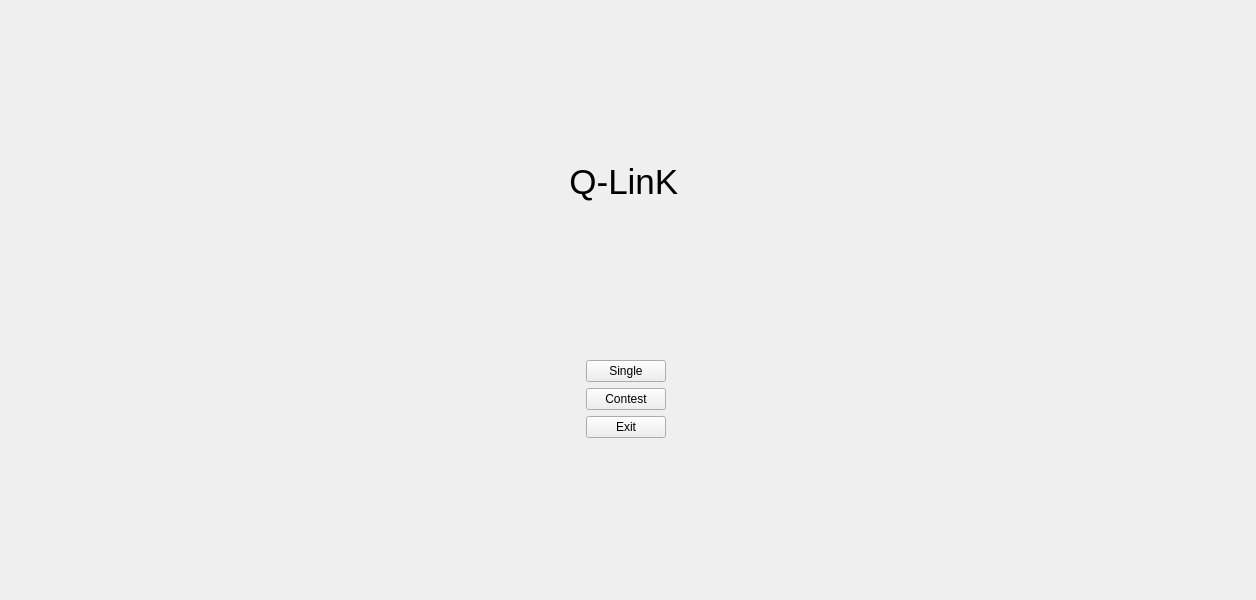
<?xml version="1.0" encoding="UTF-8"?>
<ui version="4.0">
    <class>Menu</class>
    <widget class="QWidget" name="Menu">
        <property name="geometry">
            <rect>
                <x>0</x>
                <y>0</y>
                <width>1256</width>
                <height>600</height>
            </rect>
        </property>
        <property name="minimumSize">
            <size>
                <width>800</width>
                <height>600</height>
            </size>
        </property>
        <property name="maximumSize">
            <size>
                <width>1920</width>
                <height>1080</height>
            </size>
        </property>
        <property name="contextMenuPolicy">
            <enum>Qt::NoContextMenu</enum>
        </property>
        <property name="windowTitle">
            <string>Menu</string>
        </property>
        <layout class="QVBoxLayout" name="verticalLayout_2">
            <property name="leftMargin">
                <number>6</number>
            </property>
            <item>
                <spacer name="verticalSpacer_2">
                    <property name="orientation">
                        <enum>Qt::Vertical</enum>
                    </property>
                    <property name="sizeHint" stdset="0">
                        <size>
                            <width>20</width>
                            <height>40</height>
                        </size>
                    </property>
                </spacer>
            </item>
            <item>
                <widget class="QLabel" name="title">
                    <property name="text">
                        <string>&lt;html&gt;&lt;head/&gt;&lt;body&gt;&lt;p align=&quot;center&quot;&gt;&lt;span style=&quot;
                            font-size:26pt;&quot;&gt;Q-LinK&lt;/span&gt;&lt;/p&gt;&lt;/body&gt;&lt;/html&gt;
                        </string>
                    </property>
                </widget>
            </item>
            <item>
                <spacer name="verticalSpacer_1">
                    <property name="orientation">
                        <enum>Qt::Vertical</enum>
                    </property>
                    <property name="sizeHint" stdset="0">
                        <size>
                            <width>20</width>
                            <height>40</height>
                        </size>
                    </property>
                </spacer>
            </item>
            <item>
                <layout class="QHBoxLayout" name="horizontalLayout">
                    <item>
                        <spacer name="horizontalSpacer_1">
                            <property name="orientation">
                                <enum>Qt::Horizontal</enum>
                            </property>
                            <property name="sizeHint" stdset="0">
                                <size>
                                    <width>40</width>
                                    <height>20</height>
                                </size>
                            </property>
                        </spacer>
                    </item>
                    <item>
                        <layout class="QVBoxLayout" name="verticalLayout_4">
                            <item>
                                <widget class="QPushButton" name="singleButton">
                                    <property name="text">
                                        <string>Single</string>
                                    </property>
                                </widget>
                            </item>
                            <item>
                                <widget class="QPushButton" name="contestButton">
                                    <property name="text">
                                        <string>Contest</string>
                                    </property>
                                </widget>
                            </item>
                            <item>
                                <widget class="QPushButton" name="exitButton">
                                    <property name="text">
                                        <string>Exit</string>
                                    </property>
                                </widget>
                            </item>
                        </layout>
                    </item>
                    <item>
                        <spacer name="horizontalSpacer_2">
                            <property name="orientation">
                                <enum>Qt::Horizontal</enum>
                            </property>
                            <property name="sizeHint" stdset="0">
                                <size>
                                    <width>40</width>
                                    <height>20</height>
                                </size>
                            </property>
                        </spacer>
                    </item>
                </layout>
            </item>
            <item>
                <spacer name="verticalSpacer_3">
                    <property name="orientation">
                        <enum>Qt::Vertical</enum>
                    </property>
                    <property name="sizeHint" stdset="0">
                        <size>
                            <width>20</width>
                            <height>40</height>
                        </size>
                    </property>
                </spacer>
            </item>
        </layout>
    </widget>
    <resources/>
    <connections/>
</ui>
